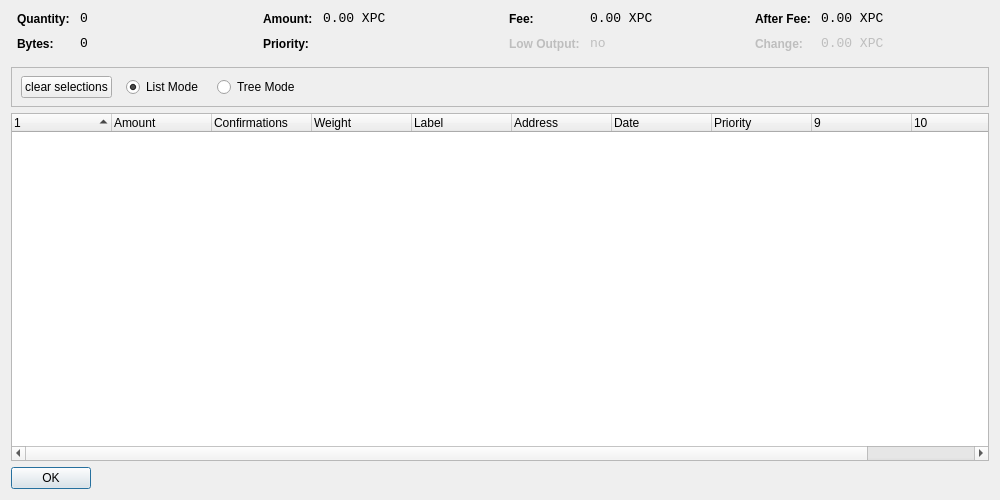
<?xml version="1.0" encoding="UTF-8"?>
<ui version="4.0">
 <class>CoinControlDialog</class>
 <widget class="QDialog" name="CoinControlDialog">
  <property name="geometry">
   <rect>
    <x>0</x>
    <y>0</y>
    <width>1000</width>
    <height>500</height>
   </rect>
  </property>
  <property name="windowTitle">
   <string>Coin Control</string>
  </property>
  <layout class="QVBoxLayout" name="verticalLayout">
   <item>
    <layout class="QHBoxLayout" name="horizontalLayoutTop" stretch="0,0,0,0">
     <property name="topMargin">
      <number>0</number>
     </property>
     <property name="bottomMargin">
      <number>10</number>
     </property>
     <item>
      <layout class="QFormLayout" name="formLayoutCoinControl1">
       <property name="horizontalSpacing">
        <number>10</number>
       </property>
       <property name="verticalSpacing">
        <number>10</number>
       </property>
       <property name="leftMargin">
        <number>6</number>
       </property>
       <property name="rightMargin">
        <number>6</number>
       </property>
       <item row="0" column="0">
        <widget class="QLabel" name="labelCoinControlQuantityText">
         <property name="styleSheet">
          <string notr="true">font-weight:bold;</string>
         </property>
         <property name="text">
          <string>Quantity:</string>
         </property>
        </widget>
       </item>
       <item row="0" column="1">
        <widget class="QLabel" name="labelCoinControlQuantity">
         <property name="font">
          <font>
           <family>Monospace</family>
           <pointsize>10</pointsize>
          </font>
         </property>
         <property name="cursor">
          <cursorShape>IBeamCursor</cursorShape>
         </property>
         <property name="contextMenuPolicy">
          <enum>Qt::ActionsContextMenu</enum>
         </property>
         <property name="text">
          <string>0</string>
         </property>
         <property name="textInteractionFlags">
          <set>Qt::LinksAccessibleByMouse|Qt::TextSelectableByKeyboard|Qt::TextSelectableByMouse</set>
         </property>
        </widget>
       </item>
       <item row="1" column="0">
        <widget class="QLabel" name="labelCoinControlBytesText">
         <property name="styleSheet">
          <string notr="true">font-weight:bold;</string>
         </property>
         <property name="text">
          <string>Bytes:</string>
         </property>
        </widget>
       </item>
       <item row="1" column="1">
        <widget class="QLabel" name="labelCoinControlBytes">
         <property name="font">
          <font>
           <family>Monospace</family>
           <pointsize>10</pointsize>
          </font>
         </property>
         <property name="cursor">
          <cursorShape>IBeamCursor</cursorShape>
         </property>
         <property name="contextMenuPolicy">
          <enum>Qt::ActionsContextMenu</enum>
         </property>
         <property name="text">
          <string>0</string>
         </property>
         <property name="textInteractionFlags">
          <set>Qt::LinksAccessibleByMouse|Qt::TextSelectableByKeyboard|Qt::TextSelectableByMouse</set>
         </property>
        </widget>
       </item>
      </layout>
     </item>
     <item>
      <layout class="QFormLayout" name="formLayoutCoinControl2">
       <property name="horizontalSpacing">
        <number>10</number>
       </property>
       <property name="verticalSpacing">
        <number>10</number>
       </property>
       <property name="leftMargin">
        <number>6</number>
       </property>
       <property name="rightMargin">
        <number>6</number>
       </property>
       <item row="0" column="0">
        <widget class="QLabel" name="labelCoinControlAmountText">
         <property name="styleSheet">
          <string notr="true">font-weight:bold;</string>
         </property>
         <property name="text">
          <string>Amount:</string>
         </property>
        </widget>
       </item>
       <item row="0" column="1">
        <widget class="QLabel" name="labelCoinControlAmount">
         <property name="font">
          <font>
           <family>Monospace</family>
           <pointsize>10</pointsize>
          </font>
         </property>
         <property name="cursor">
          <cursorShape>IBeamCursor</cursorShape>
         </property>
         <property name="contextMenuPolicy">
          <enum>Qt::ActionsContextMenu</enum>
         </property>
         <property name="text">
          <string>0.00 XPC</string>
         </property>
         <property name="textInteractionFlags">
          <set>Qt::LinksAccessibleByMouse|Qt::TextSelectableByKeyboard|Qt::TextSelectableByMouse</set>
         </property>
        </widget>
       </item>
       <item row="1" column="0">
        <widget class="QLabel" name="labelCoinControlPriorityText">
         <property name="styleSheet">
          <string notr="true">font-weight:bold;</string>
         </property>
         <property name="text">
          <string>Priority:</string>
         </property>
        </widget>
       </item>
       <item row="1" column="1">
        <widget class="QLabel" name="labelCoinControlPriority">
         <property name="font">
          <font>
           <family>Monospace</family>
           <pointsize>10</pointsize>
          </font>
         </property>
         <property name="cursor">
          <cursorShape>IBeamCursor</cursorShape>
         </property>
         <property name="contextMenuPolicy">
          <enum>Qt::ActionsContextMenu</enum>
         </property>
         <property name="text">
          <string/>
         </property>
         <property name="textInteractionFlags">
          <set>Qt::LinksAccessibleByMouse|Qt::TextSelectableByKeyboard|Qt::TextSelectableByMouse</set>
         </property>
        </widget>
       </item>
      </layout>
     </item>
     <item>
      <layout class="QFormLayout" name="formLayoutCoinControl3">
       <property name="horizontalSpacing">
        <number>10</number>
       </property>
       <property name="verticalSpacing">
        <number>10</number>
       </property>
       <property name="leftMargin">
        <number>6</number>
       </property>
       <property name="rightMargin">
        <number>6</number>
       </property>
       <item row="0" column="0">
        <widget class="QLabel" name="labelCoinControlFeeText">
         <property name="styleSheet">
          <string notr="true">font-weight:bold;</string>
         </property>
         <property name="text">
          <string>Fee:</string>
         </property>
        </widget>
       </item>
       <item row="0" column="1">
        <widget class="QLabel" name="labelCoinControlFee">
         <property name="font">
          <font>
           <family>Monospace</family>
           <pointsize>10</pointsize>
          </font>
         </property>
         <property name="cursor">
          <cursorShape>IBeamCursor</cursorShape>
         </property>
         <property name="contextMenuPolicy">
          <enum>Qt::ActionsContextMenu</enum>
         </property>
         <property name="text">
          <string>0.00 XPC</string>
         </property>
         <property name="textInteractionFlags">
          <set>Qt::LinksAccessibleByMouse|Qt::TextSelectableByKeyboard|Qt::TextSelectableByMouse</set>
         </property>
        </widget>
       </item>
       <item row="1" column="0">
        <widget class="QLabel" name="labelCoinControlLowOutputText">
         <property name="enabled">
          <bool>false</bool>
         </property>
         <property name="styleSheet">
          <string notr="true">font-weight:bold;</string>
         </property>
         <property name="text">
          <string>Low Output:</string>
         </property>
        </widget>
       </item>
       <item row="1" column="1">
        <widget class="QLabel" name="labelCoinControlLowOutput">
         <property name="enabled">
          <bool>false</bool>
         </property>
         <property name="font">
          <font>
           <family>Monospace</family>
           <pointsize>10</pointsize>
          </font>
         </property>
         <property name="cursor">
          <cursorShape>IBeamCursor</cursorShape>
         </property>
         <property name="contextMenuPolicy">
          <enum>Qt::ActionsContextMenu</enum>
         </property>
         <property name="text">
          <string>no</string>
         </property>
         <property name="textInteractionFlags">
          <set>Qt::LinksAccessibleByMouse|Qt::TextSelectableByKeyboard|Qt::TextSelectableByMouse</set>
         </property>
        </widget>
       </item>
      </layout>
     </item>
     <item>
      <layout class="QFormLayout" name="formLayoutCoinControl4">
       <property name="fieldGrowthPolicy">
        <enum>QFormLayout::AllNonFixedFieldsGrow</enum>
       </property>
       <property name="horizontalSpacing">
        <number>10</number>
       </property>
       <property name="verticalSpacing">
        <number>10</number>
       </property>
       <property name="leftMargin">
        <number>6</number>
       </property>
       <property name="rightMargin">
        <number>6</number>
       </property>
       <item row="0" column="0">
        <widget class="QLabel" name="labelCoinControlAfterFeeText">
         <property name="styleSheet">
          <string notr="true">font-weight:bold;</string>
         </property>
         <property name="text">
          <string>After Fee:</string>
         </property>
        </widget>
       </item>
       <item row="0" column="1">
        <widget class="QLabel" name="labelCoinControlAfterFee">
         <property name="font">
          <font>
           <family>Monospace</family>
           <pointsize>10</pointsize>
          </font>
         </property>
         <property name="cursor">
          <cursorShape>IBeamCursor</cursorShape>
         </property>
         <property name="contextMenuPolicy">
          <enum>Qt::ActionsContextMenu</enum>
         </property>
         <property name="text">
          <string>0.00 XPC</string>
         </property>
         <property name="textInteractionFlags">
          <set>Qt::LinksAccessibleByMouse|Qt::TextSelectableByKeyboard|Qt::TextSelectableByMouse</set>
         </property>
        </widget>
       </item>
       <item row="1" column="0">
        <widget class="QLabel" name="labelCoinControlChangeText">
         <property name="enabled">
          <bool>false</bool>
         </property>
         <property name="styleSheet">
          <string notr="true">font-weight:bold;</string>
         </property>
         <property name="text">
          <string>Change:</string>
         </property>
        </widget>
       </item>
       <item row="1" column="1">
        <widget class="QLabel" name="labelCoinControlChange">
         <property name="enabled">
          <bool>false</bool>
         </property>
         <property name="font">
          <font>
           <family>Monospace</family>
           <pointsize>10</pointsize>
          </font>
         </property>
         <property name="cursor">
          <cursorShape>IBeamCursor</cursorShape>
         </property>
         <property name="contextMenuPolicy">
          <enum>Qt::ActionsContextMenu</enum>
         </property>
         <property name="text">
          <string>0.00 XPC</string>
         </property>
         <property name="textInteractionFlags">
          <set>Qt::LinksAccessibleByMouse|Qt::TextSelectableByKeyboard|Qt::TextSelectableByMouse</set>
         </property>
        </widget>
       </item>
      </layout>
     </item>
    </layout>
   </item>
   <item>
    <widget class="QFrame" name="frame">
     <property name="minimumSize">
      <size>
       <width>0</width>
       <height>40</height>
      </size>
     </property>
     <property name="frameShape">
      <enum>QFrame::StyledPanel</enum>
     </property>
     <property name="frameShadow">
      <enum>QFrame::Sunken</enum>
     </property>
     <widget class="QWidget" name="horizontalLayoutWidget">
      <property name="geometry">
       <rect>
        <x>10</x>
        <y>0</y>
        <width>781</width>
        <height>41</height>
       </rect>
      </property>
      <layout class="QHBoxLayout" name="horizontalLayoutPanel" stretch="0,0,0,0">
       <property name="spacing">
        <number>14</number>
       </property>
       <item>
        <widget class="QPushButton" name="pushButtonSelectAll">
         <property name="sizePolicy">
          <sizepolicy hsizetype="Maximum" vsizetype="Fixed">
           <horstretch>0</horstretch>
           <verstretch>0</verstretch>
          </sizepolicy>
         </property>
         <property name="text">
          <string>clear selections</string>
         </property>
        </widget>
       </item>
       <item>
        <widget class="QRadioButton" name="radioListMode">
         <property name="sizePolicy">
          <sizepolicy hsizetype="Maximum" vsizetype="Fixed">
           <horstretch>0</horstretch>
           <verstretch>0</verstretch>
          </sizepolicy>
         </property>
         <property name="text">
          <string>List Mode</string>
         </property>
         <property name="checked">
          <bool>true</bool>
         </property>
        </widget>
       </item>
       <item>
        <widget class="QRadioButton" name="radioTreeMode">
         <property name="sizePolicy">
          <sizepolicy hsizetype="Maximum" vsizetype="Fixed">
           <horstretch>0</horstretch>
           <verstretch>0</verstretch>
          </sizepolicy>
         </property>
         <property name="text">
          <string>Tree Mode</string>
         </property>
        </widget>
       </item>
       <item>
        <spacer name="horizontalSpacer">
         <property name="orientation">
          <enum>Qt::Horizontal</enum>
         </property>
         <property name="sizeHint" stdset="0">
          <size>
           <width>40</width>
           <height>20</height>
          </size>
         </property>
        </spacer>
       </item>
      </layout>
     </widget>
    </widget>
   </item>
   <item>
    <widget class="CoinControlTreeWidget" name="treeWidget">
     <property name="contextMenuPolicy">
      <enum>Qt::CustomContextMenu</enum>
     </property>
     <property name="sortingEnabled">
      <bool>false</bool>
     </property>
     <property name="columnCount">
      <number>11</number>
     </property>
     <attribute name="headerShowSortIndicator" stdset="0">
      <bool>true</bool>
     </attribute>
     <attribute name="headerStretchLastSection">
      <bool>false</bool>
     </attribute>
     <column>
      <property name="text">
       <string/>
      </property>
     </column>
     <column>
      <property name="text">
       <string>Amount</string>
      </property>
     </column>
     
	 <column>
      <property name="text">
       <string>Confirmations</string>
      </property>
      <property name="toolTip">
       <string>Confirmed</string>
      </property>
     </column>
	 
	 <column>
      <property name="text">
       <string>Weight</string>
      </property>
     </column>
	 
	 <column>
      <property name="text">
       <string>Label</string>
      </property>
     </column>
	 
     <column>
      <property name="text">
       <string>Address</string>
      </property>
     </column>
	 
     <column>
      <property name="text">
       <string>Date</string>
      </property>
     </column>
	 
     
	 
     <column>
      <property name="text">
       <string>Priority</string>
      </property>
     </column>
     <column>
      <property name="text">
       <string/>
      </property>
     </column>
     <column>
      <property name="text">
       <string/>
      </property>
     </column>
     <column>
      <property name="text">
       <string/>
      </property>
     </column>
     <column>
      <property name="text">
       <string/>
      </property>
     </column>
    </widget>
   </item>
   <item>
    <widget class="QDialogButtonBox" name="buttonBox">
     <property name="sizePolicy">
      <sizepolicy hsizetype="Maximum" vsizetype="Fixed">
       <horstretch>0</horstretch>
       <verstretch>0</verstretch>
      </sizepolicy>
     </property>
     <property name="orientation">
      <enum>Qt::Horizontal</enum>
     </property>
     <property name="standardButtons">
      <set>QDialogButtonBox::Ok</set>
     </property>
    </widget>
   </item>
  </layout>
 </widget>
 <customwidgets>
  <customwidget>
   <class>CoinControlTreeWidget</class>
   <extends>QTreeWidget</extends>
   <header>coincontroltreewidget.h</header>
  </customwidget>
 </customwidgets>
 <resources/>
 <connections/>
</ui>
